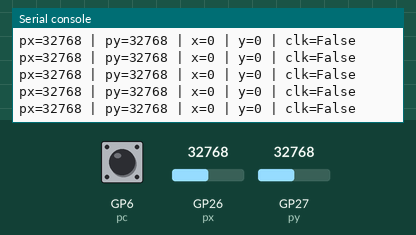
This program was run on a simulated Raspberry Pi Pico running CircuitPython. Shown: the last lines printed to the serial console. The inputs (shaded band) are chosen by the test bench; at power-on: GP6 (pc) HIGH, GP26 (px) = 32768, GP27 (py) = 32768 (analog values on the 0–65535 scale). USB keyboard and mouse output is not drawn.

Above: at 1.2 s.
1.3 s: GP6 (pc) pulled LOW for 0.15 s
2.9 s: GP26 (px) set to 45874
At 3.8 s:
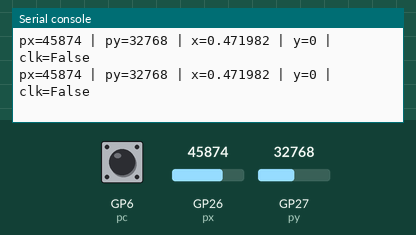
4.4 s: GP27 (py) set to 45874
At 5.2 s:
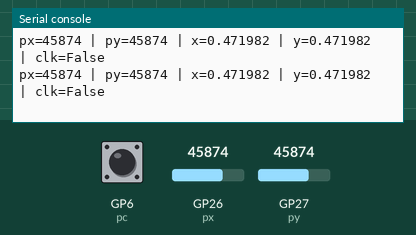
5.9 s: GP6 (pc) pulled LOW for 1 s
At 6.9 s:
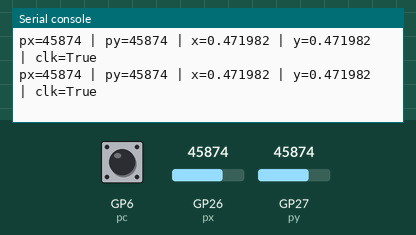
8.4 s: GP26 (px) set to 57670
At 9.1 s:
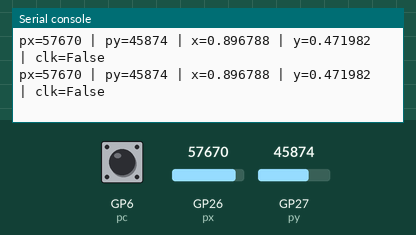
9.9 s: GP27 (py) set to 57670
At 10.9 s:
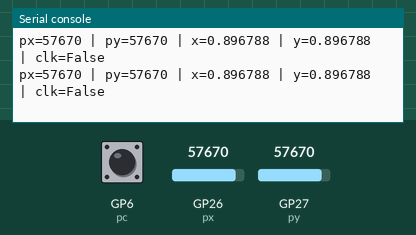
Timing chart, 0 to 12.4 s (numbered marks = the images above; inputs shaded):
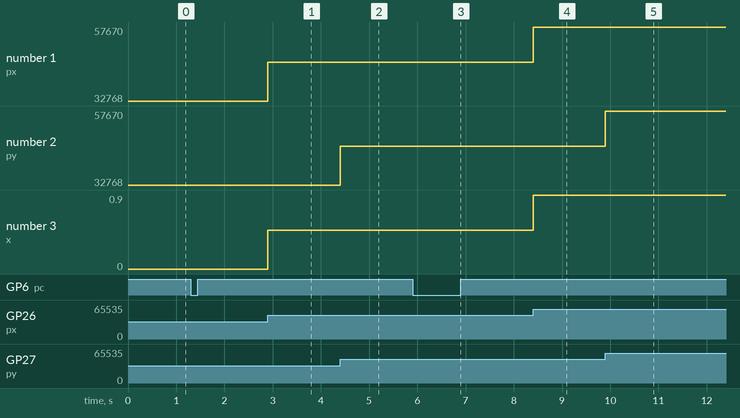

Measured:
- after the input at 2.9 s, the serial console: prints a new line at once (image 1)
- after the input at 4.4 s, the serial console: prints a new line at once (image 2)
- after the input at 5.9 s, the serial console: prints a new line at once (image 3)
- after the input at 8.4 s, the serial console: prints a new line at once (image 4)
- after the input at 9.9 s, the serial console: prints a new line at once (image 5)
- plotted number 1: 32768 → 45874 after the input at 2.9 s, 45874 → 57670 after the input at 8.4 s
- plotted number 3: 0 → 0.47 after the input at 2.9 s, 0.47 → 0.9 after the input at 8.4 s

The program:

code.py
```python
import board
from analogio import AnalogIn
from digitalio import DigitalInOut, Pull
import usb_hid
from adafruit_hid.mouse import Mouse

mouse = Mouse(usb_hid.devices)
px = AnalogIn(board.GP26)
py = AnalogIn(board.GP27)
pc = DigitalInOut(board.GP6)
pc.switch_to_input(pull=Pull.UP)


sensitivity = 5
midpoint = 32768 # middle point value approximately of joystick
deadzone = 5000
invert = True # if true, it will invert the x and y values by multiplying them by -1.
debug = True

def get_joystick_value(analog_input):
    value = analog_input.value - midpoint
    if abs(value) < deadzone:
        return 0
    return value / (midpoint - deadzone)

while True:
    x = get_joystick_value(px)
    y = get_joystick_value(py)
    clk = not pc.value

    if debug:
        print(f'px={px.value} | py={py.value} | x={x} | y={y} | clk={clk}')

    if invert:
        x = -x
        y = -y

    if clk :
        mouse.click(Mouse.LEFT_BUTTON)

    move_x = int(x * sensitivity)
    move_y = int(y * sensitivity)
    if move_x != 0 or move_y != 0:
        mouse.move(x=move_x, y=move_y)
```
